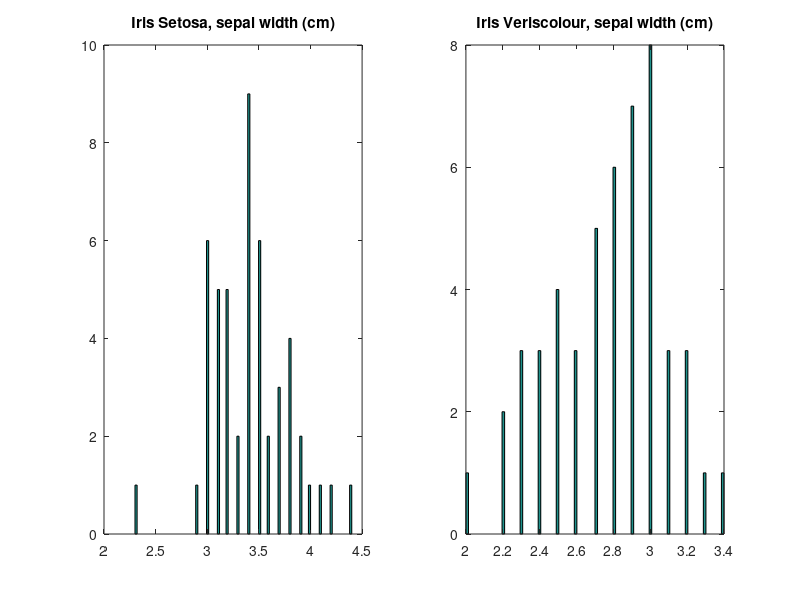
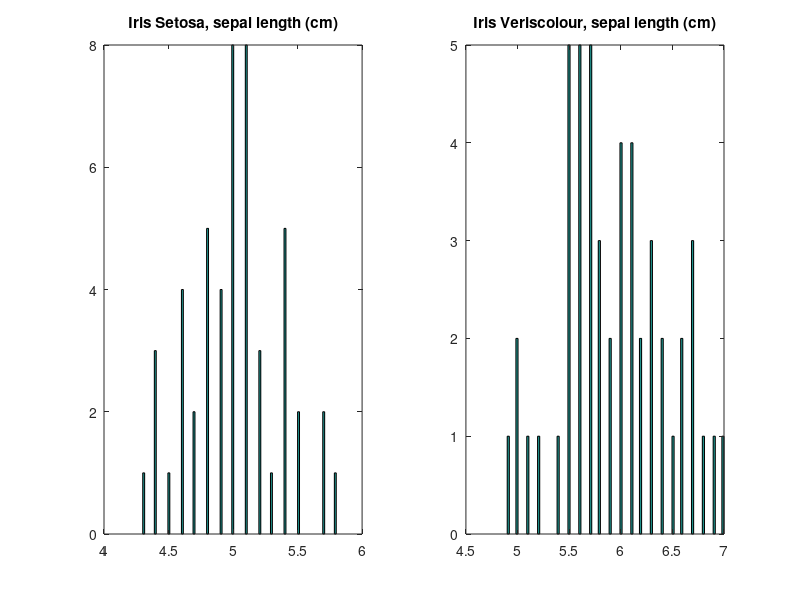
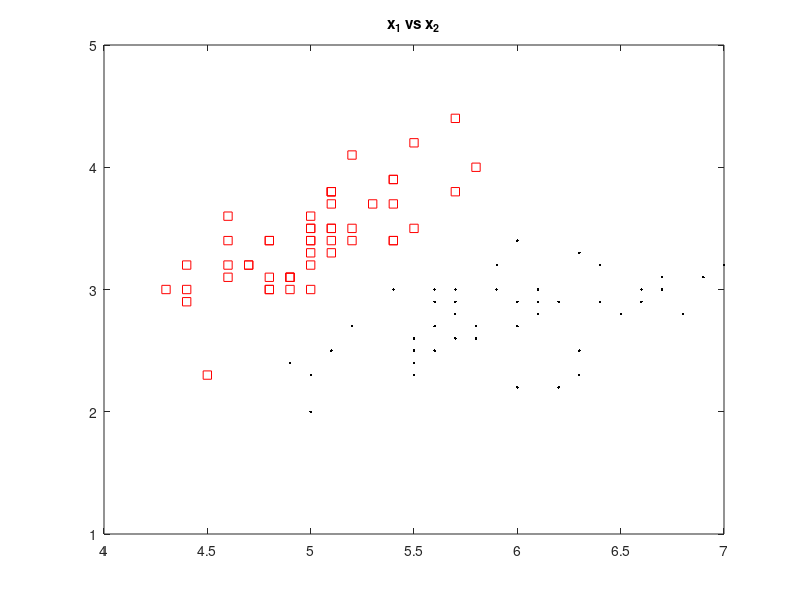

The MATLAB source for these figures, in order: (Note: this script raises an error after producing the figures.)
%%%%%%%%%%%%%%%%%%%%%%%%%%%%%%%%%%%%%%%%%
% LAB 1, Bayesian Decision Theory
%%%%%%%%%%%%%%%%%%%%%%%%%%%%%%%%%%%%%%%%%

% Attribute Information for IRIS data:
%    1. sepal length in cm
%    2. sepal width in cm
%    3. petal length in cm
%    4. petal width in cm

%    class label/numeric label: 
%       -- Iris Setosa / 1 
%       -- Iris Versicolour / 2
%       -- Iris Virginica / 3


%% this script will run lab1 experiments..
clear
load irisdata.mat

%% extract unique labels (class names)
labels = unique(irisdata_labels);

%% generate numeric labels
numericLabels = zeros(size(irisdata_features,1),1);
for i = 1:size(labels,1)
    numericLabels(find(strcmp(labels{i},irisdata_labels)),:)= i;
end

%% feature distribution of x1 for two classes
figure

    
subplot(1,2,1), hist(irisdata_features(find(numericLabels(:)==1),2),100), title('Iris Setosa, sepal width (cm)');
subplot(1,2,2), hist(irisdata_features(find(numericLabels(:)==2),2),100); title('Iris Veriscolour, sepal width (cm)');

figure

subplot(1,2,1), hist(irisdata_features(find(numericLabels(:)==1),1),100), title('Iris Setosa, sepal length (cm)');
subplot(1,2,2), hist(irisdata_features(find(numericLabels(:)==2),1),100); title('Iris Veriscolour, sepal length (cm)');
    

figure

plot(irisdata_features(find(numericLabels(:)==1),1),irisdata_features(find(numericLabels(:)==1),2),'rs'); title('x_1 vs x_2');
hold on;
plot(irisdata_features(find(numericLabels(:)==2),1),irisdata_features(find(numericLabels(:)==2),2),'k.');
axis([4 7 1 5]);

    

%% build training data set for two class comparison
% merge feature samples with numeric labels for two class comparison (Iris
% Setosa vs. Iris Veriscolour
trainingSet = [irisdata_features(1:100,:) numericLabels(1:100,1) ];


%% Lab1 experiments (include here)

x1 = [3.3 4.4 5 5.7 6.3];

for i = 1:length(x1)
   [posteriors_x,g_x]=lab1(x1(i),trainingSet,2);
end


f1=trainingSet(:,2);  % feature samples
f2=trainingSet(:,1);  % feature samples
la=trainingSet(:,5); % class labels

m11 = mean(f1(find(la==1)))     % mean of the class conditional density p(x2/w1)
std11 = std(f1(find(la==1)))    % Standard deviation of the class conditional density p(x2/w1)

m12  = mean(f1(find(la==2)))    % mean of the class conditional density p(x2/w2)
std12 = std(f1(find(la==2)))    % Standard deviation of the class conditional density p(x2/w2)

syms th
px = 0.7*(1/(sqrt(2*pi*std11)))*exp(-.5*((th-m11)/std11)^2)-1.3*(1/(sqrt(2*pi*std12)))*exp(-.5*((th-m12)/std12)^2); %since p(w1)=p(w2) it cancels on each eq
Th1 = solve(px,th);
Th1 = double(Th1);
Th1 = (Th1(find(Th1>0)));

errorTh1w2 = (length(f1(find(la==2&f1>Th1))))/length(f1(find(la==1|la==2)))



disp(['The optimal Th for x1 is: ' num2str(Th1)])

m11 = mean(f2(find(la==1)))     % mean of the class conditional density p(x2/w1)
std11 = std(f2(find(la==1)))    % Standard deviation of the class conditional density p(x2/w1)

m12  = mean(f2(find(la==2)))    % mean of the class conditional density p(x2/w2)
std12 = std(f2(find(la==2)))    % Standard deviation of the class conditional density p(x2/w2)

syms th
px = (1/(sqrt(2*pi*std11)))*exp(-.5*((th-m11)/std11)^2)-(1/(sqrt(2*pi*std12)))*exp(-.5*((th-m12)/std12)^2); %since p(w1)=p(w2) it cancels on each eq
Th2 = solve(px,th);
Th2 = double(Th2);
Th2 = (Th2(find(Th2>4)));

disp(['The optimal Th for x2 is: ' num2str(Th2)])

figure

plot(irisdata_features(find(numericLabels(:)==1),1),irisdata_features(find(numericLabels(:)==1),2),'rs'); title('Th comparison for x_1 vs x_2');
hold on;
plot(irisdata_features(find(numericLabels(:)==2),1),irisdata_features(find(numericLabels(:)==2),2),'k.');
xline(Th1)
yline(Th2)
xlabel('x_1')
ylabel('x_2')
axis([4 7 1 5]);

errorX1 = (length(f1(find(la==1&f1<Th1)))+length(f1(find(la==2&f1>Th1))))/length(f1(find(la==1|la==2)))
errorX2 = (length(f2(find(la==1&f2>Th2)))+length(f2(find(la==2&f2<Th2))))/length(f2(find(la==1|la==2)))

%% Lab 1 Part 2

x1 = [[2 6]; [4.4 3]; [5 3.5]; [5.3 2]; [5.5 2.5]; [6.6 3.5]; [4.5 6.1];]

figure
plot(irisdata_features(find(numericLabels(:)==1),1),irisdata_features(find(numericLabels(:)==1),2),'rs'); title('Th comparison for x_1 vs x_2');
hold on;
plot(irisdata_features(find(numericLabels(:)==2),1),irisdata_features(find(numericLabels(:)==2),2),'k.');
hold on
plot(x1(:,1),x1(:,2),'b*');
xlabel('x_1')
ylabel('x_2')
axis([2 7.5 1 6.5]);

for i = 1:length(x1)
   [posteriors_x,a]=lab1(x1(i,1),trainingSet,1);
   [posteriors_y,b]=lab1(x1(i,2),trainingSet,2);
   disp(x1(i,:))
   disp(['The g(x) = ' num2str(posteriors_x(1,1)+posteriors_y(1,1))])
   disp(['The g(y) = ' num2str(posteriors_x(1,2)+posteriors_y(1,2))])
   g_xy = a+b
end
